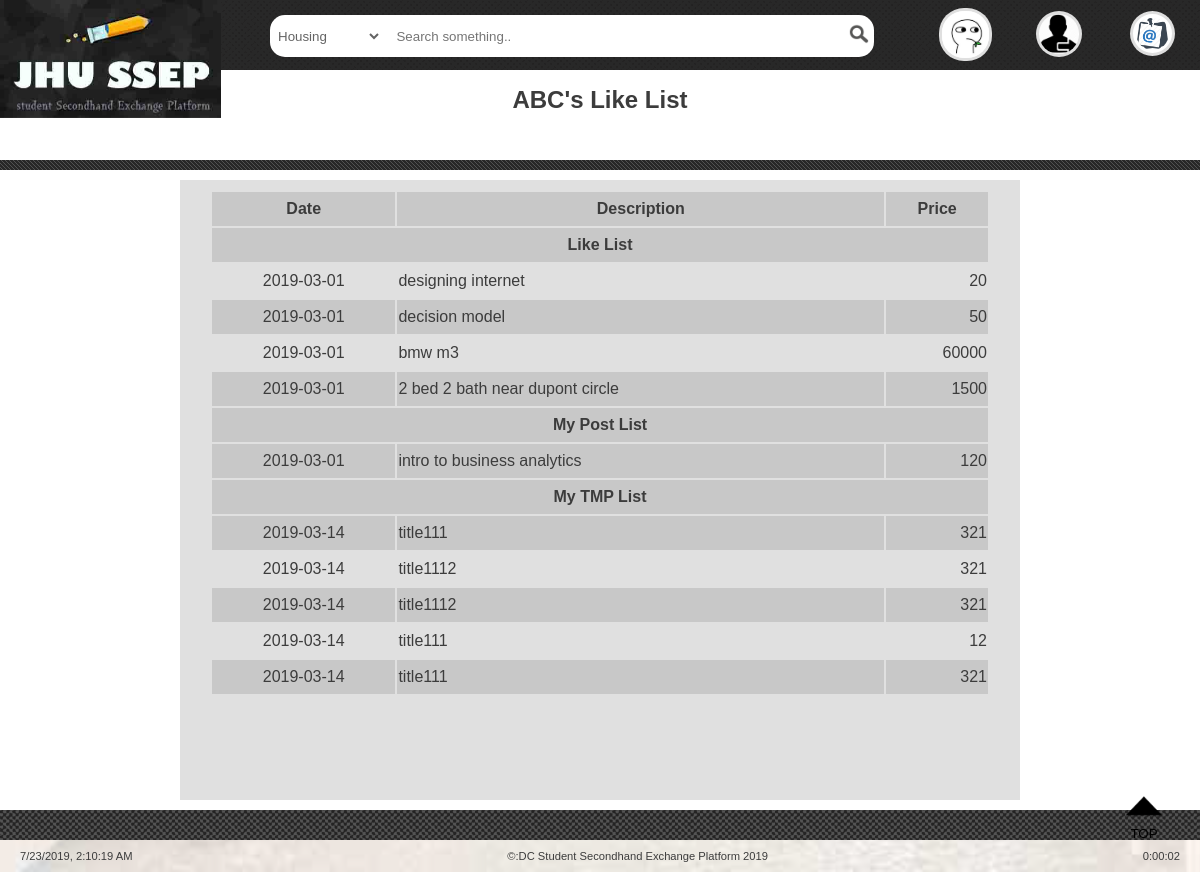
Page /ABC.php (signed in) on the committed database.
### tables this page shows
CREATE TABLE `likelist` (
  `user` int(10) NOT NULL,
  `item` varchar(12) NOT NULL
);

CREATE TABLE `itemlist` (
  `id` varchar(12) NOT NULL,
  `owner` int(10) NOT NULL,
  `price` int(10) DEFAULT NULL,
  `date` date DEFAULT NULL,
  `name` varchar(40) DEFAULT NULL,
  `class` int(1) NOT NULL,
  `url` varchar(50) DEFAULT '#'
);

CREATE TABLE `tmplist` (
  `item` varchar(12) NOT NULL,
  `user` int(10) NOT NULL,
  `showname` int(1) NOT NULL DEFAULT '1',
  `day` date NOT NULL,
  `class` int(1) NOT NULL,
  `title` varchar(40) NOT NULL,
  `email` varchar(20) NOT NULL,
  `phone` varchar(15) DEFAULT NULL,
  `ccontact` varchar(200) DEFAULT NULL,
  `price` int(10) NOT NULL,
  `cprice` varchar(200) DEFAULT NULL,
  `place` varchar(20) NOT NULL,
  `cplace` varchar(200) DEFAULT NULL,
  `message` text,
  `pic` varchar(100) DEFAULT NULL
);

### ABC.php (the view, shortened to what this page needs)
<?php
require_once 'login.php';
$db = new mysqli($db_hostname,$db_username,$db_password, $db_database);
$userid=$_SESSION['userid'];
$query= "SELECT * FROM likelist WHERE user = '$userid'";
$result = $db->query($query);
?>
<html>
  <head>
    <link href="css/homepage.css" type="text/css" rel="stylesheet"/>
  </head>
  <body>
  <?php include 'menu.php'; ?>
    <div id="description" class="container">
      <div style="height: 40px;"></div>
      <div class="container_title">
        <h1>ABC's Like List</h1>
      </div>
      <div class="container-start"></div>
      <div class="container_content">
        <div class="choice_btn choice_list" >
          <table id="myTable">
            <tr>
              <th>Date</th>
              <th>Description</th>
              <th>Price</th>
            </tr>
            <tr><th colspan="3">Like List</th></tr>
            <?php
              if ($result->num_rows==0) {
                echo '<tr><td colspan="3">no record</td></tr>';
              }else{
                while ($row=$result->fetch_assoc()) {
                  $itemid=$row['item'];
                  $ritem=$db->query("SELECT * FROM itemlist WHERE id = '$itemid'");
                  $r=$ritem->fetch_assoc();
                  $ss1='<tr><td><time datetime="'.$r['date'].'">'.$r['date'].'<time></td><td><a href="'.$r['url'].'" target="_blank">'.$r['name'].'</a></td><td>'.$r['price'].'</td></tr>';
                  echo $ss1;
                }
              }
              echo "<tr><th colspan='3'>My Post List</th></tr>";
              $rp=$db->query("SELECT * FROM itemlist WHERE owner = '$userid'");
              if ($rp->num_rows==0) {
                echo '<tr><td colspan="3">no record</td></tr>';
              }else{
                while ($r=$rp->fetch_assoc()) {
                  $ss1='<tr><td><time datetime="'.$r['date'].'">'.$r['date'].'<time></td><td><a href="'.$r['url'].'" target="_blank">'.$r['name'].'</a></td><td>'.$r['price'].'</td></tr>';
                  echo $ss1;
                }
              }
              echo "<tr><th colspan='3'>My TMP List</th></tr>";
              $rp=$db->query("SELECT * FROM tmplist WHERE user = '$userid'");
              if ($rp->num_rows==0) {
                echo '<tr><td colspan="3">no record</td></tr>';
              }else{
                while ($r=$rp->fetch_assoc()) {
                  $itemid=$r['item'];
                  $src="sample.php?item=$itemid";
                  $ss1='<tr><td><time datetime="'.$r['day'].'">'.$r['day'].'<time></td><td><a href="'.$src.'" target="_blank">'.$r['title'].'</a></td><td>'.$r['price'].'</td></tr>';
                  echo $ss1;
                }
              }
            ?>
          </table>
        </div>
      </div>
      <div class="container-end"></div>
    </div>
    <div class="goup">
      <button type="button" class="dropbtn"><a href="#top"><img src="images/goup.png" alt="TOP" height="40" width="40"/><br/>TOP</a></button>
    </div>
  </body>
  <footer id="copyright"align="center" style="padding: 10 20 10 20px; min-width: 700px;overflow-x: hidden;">
    <span id="de" style="float: left;">CLOCK</span>
    &copy:DC Student Secondhand Exchange Platform 2019
    <span id="stay" style="float: right;">CLOCK</span>
  </footer>
</html>

### menu.php (shortened to what this page needs)
<?php
  echo'
    <img src="images/logo1.jpg" alt="image loading failure" id="topmenulogo" onmouseover="menu_show()" onclick="menu_show()" onmouseout="menu_close()" />
    <div class="topbar">
      <div class="topbar1">
        <div class="godown" onmouseover="menu_show()" onclick="menu_show()" onmouseout="menu_close()" >
          <button type="button" class="dropbtn" style="padding: 23 19px;z-index: 2;">
          </button>
        </div>
        <div class="topbarsearch">
          <form name="search_on_list" action="search.php" target="_blank" onsubmit="return search_working()" method="post">
            <select name="select_search_list">
              <option value="3" selected="selected">Housing</option>
            </select>
            <input type="text" name="search_text" placeholder="Search something.."/>
            <input type="submit" name="search_submit" value=""/>
          </form>
        </div>
        <div class="topbaricon" style="">
          <a href="ABC.php" style="float: left;">
            <img src="images/photo_ABC.jpg" border="3" style="height: 47px;margin-top:8px;" alt="user: ABC" title="go to ABC page" />
          </a>
          <a href="index.html">
            <img src="images/logout.png" border="3" alt="Log Out" title="Log out and return to login page"/>
          </a>
          <span class="span_a" onclick="opencontact(2)" style="float: right;">
            <img src="images/contact.png" alt="contact" title="contact us" border="3" style="height: 33px; padding: 3 3px;" />
          </span>
        </div>
      </div>
    </div>
    ';
?>

### css/homepage.css (style rules this page uses)
.topbar1, .container-end, .container-start { background-color: rgb(40,40,40); }
body { font-family: Helvetica; background-color: rgba(255,255,255,0.8); background-image: url("bg_market.jpg"); background-position: 50%; background-attachment: fixed; background-blend-mode: screen; background-size: cover; background-repeat:no-repeat; width: 100%; overflow-x: scroll; overflow-y: auto; margin: 0; color: rgb(60,60,60); }
footer { font-family: Helvetica; font-size: 70%; }
h1 { font-size:150% }
a { background-color: transparent; text-decoration: none; color: inherit; }
.span_a { cursor: pointer; }
button { background-color: transparent; border: none; outline-style:none; }
input { outline-style:none; }
select { outline-style: none; cursor: pointer; }
input[type=button], input[type=submit] { cursor: pointer; }
#topmenulogo { z-index: 3; display: block; position: absolute; top: 0px; width: 221px; }
.topbar { position: fixed; z-index: 2; top: 0; width: 100%; height: 100px; white-space: nowrap; overflow-x: auto; }
.topbar1 { position: fixed; z-index: 2; top: 0; width: 100%; min-width: 940px; height: 70px; background-image: url("bg2.png"); background-blend-mode: darken; overflow: hidden; }
.godown { z-index: 2; position: absolute; background-color: inherit; background-blend-mode: inherit; background-image: inherit; }
.topbarsearch { width: 50%; max-width: 640px; height: 100%; margin: 0px auto; padding: 15 25% 0 240px; }
.topbarsearch form { display: inline-block; width: 100%; height: 38px; padding:4 0 0 4px; background-color: white; border-radius: 15px; border:none; overflow: hidden; }
.topbarsearch select { width: 18%; margin: 0; border:none; padding: 9 0px; color: rgb(100,100,100); background-color: transparent; }
.topbarsearch input[type=text] { width: 1300px; max-width: 74%; margin-left: 0; border: none; padding: 9 10px; color: inherit; }
.topbarsearch input[type=submit] { float: right; width: 30px; height: 30px; background-color: transparent; background-image: url(../images/search.png); background-size: 20px 20px; background-position: center; background-repeat: no-repeat; border: none; }
.topbaricon { position: absolute; right:15px; top: 0; width:21%; height: 100%; text-align: center; overflow: hidden; }
.topbaricon a, .topbaricon .span_a { display: inline-block; height: 100%; width: 65px; }
.topbaricon img { height: 40px; border-radius: 25px; border-color: rgba(150,150,150,0.3); background-color: white; margin-top: 11px; }
.container { position: relative; min-width: 750px; }
.container-end { background-image: url("bg2.png"); background-blend-mode: normal; height: 30px; }
.container-start { background-image: url("bg1.png"); background-blend-mode: normal; height: 10px; }
.container_title { background-color: white; padding: 30 30 30 30px; text-align: center; vertical-align: middle; }
.container_content { background-color: white; min-width: 700px; padding: 10 0px; }
.choice_btn { max-width: 1200px; width: 90%; margin:0 auto 0 auto; padding: 10 0 10 0px; }
.goup { position:fixed; bottom:30px; right:30px; }
.choice_list { width: 70%; min-height: 600px; background-color: rgba(100,100,100,0.2); }
.choice_list table { width: 100%; line-height: 200%;padding:0 30px; }
.choice_list table th, .choice_list table tr:nth-child(even) { background-color: rgb(200,200,200); }
.choice_list table td:nth-child(3) { text-align: right; }
.choice_list table td:nth-child(1) { text-align: center; }

### rows in the picture
likelist: item.date "2019-03-01", item.name "designing internet", item.price "20"
likelist: item.date "2019-03-01", item.name "decision model", item.price "50"
likelist: item.date "2019-03-01", item.name "bmw m3", item.price "60000"
likelist: item.date "2019-03-01", item.name "2 bed 2 bath near dupont circle", item.price "1500"
itemlist: date "2019-03-01", name "intro to business analytics", price "120"
tmplist: day "2019-03-14", title "title111", price "321"
tmplist: day "2019-03-14", title "title1112", price "321"
tmplist: day "2019-03-14", title "title1112", price "321"
tmplist: day "2019-03-14", title "title111", price "12"
tmplist: day "2019-03-14", title "title111", price "321"
